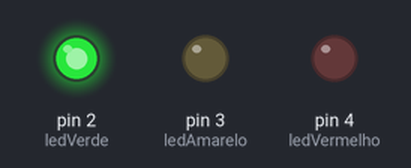
This sketch was run on a simulated Arduino Uno, built with avr-gcc and run on an emulated ATmega328P. On the bench: output pins drawn as LEDs (lit = HIGH).

Above: at 1.0 s.
At 3.0 s:
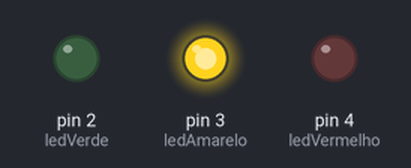
At 5.0 s:
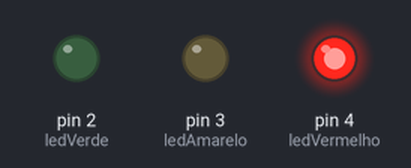
Timing chart, 0 to 7.8 s (numbered marks = the images above):
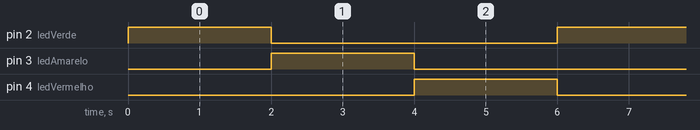

Measured:
- by itself, pin 2 (ledVerde), pin 3 (ledAmarelo), pin 4 (ledVermelho): alternates HIGH for 2.0 s and LOW for 4.0 s
- by itself, everything shown: repeats every 6.0 s, in 4 steps

The sketch:

semaforo.ino
```cpp
int ledVermelho = 4;
int ledAmarelo = 3;
int ledVerde = 2;

void setup() {
  pinMode(ledVermelho, OUTPUT);
  pinMode(ledAmarelo, OUTPUT);
  pinMode(ledVerde, OUTPUT);
}

void loop() {
  digitalWrite(ledVerde, HIGH);   // Acende o LED verde
  delay(2000);                   // Espera 5 segundos
  digitalWrite(ledVerde, LOW);    // Apaga o LED verde
  digitalWrite(ledAmarelo, HIGH); // Acende o LED amarelo
  delay(2000);                   // Espera 2 segundos
  digitalWrite(ledAmarelo, LOW);  // Apaga o LED amarelo
  digitalWrite(ledVermelho, HIGH); // Acende o LED vermelho
  delay(2000);                   // Espera 5 segundos
  digitalWrite(ledVermelho, LOW);  // Apaga o LED vermelho
}
```
